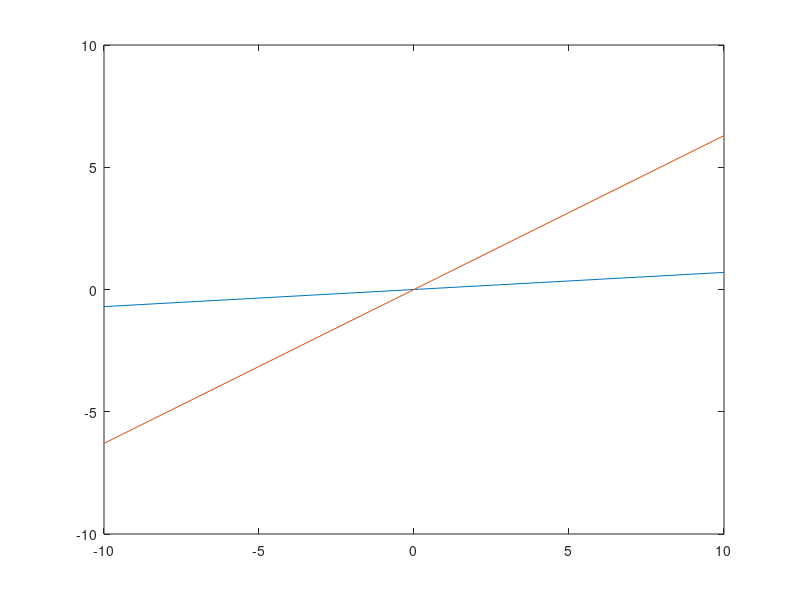

This chart was generated by the following MATLAB code: (Note: this script raises an error after producing the figure.)
G1 = 1/1;
G2 = 1/2;
G3 = 1/10;
G4 = 1/0.1;
Go = 1/1000;

alpha = 100;
L = 0.2;
C = 0.25 + 0.05.*rand(1,1);
Vin = 0;
Cm = [0 -C C 0 0 0 0; 0 0 0 0 0 0 0; 0 0 0 0 L 0 0; 0 0 0 0 -L 0 0; 0 0 0 0 0 0 0; 0 0 0 0 0 0 0; 0 0 0 0 0 0 0];
Gm = [1 -G1 G1 0 0 0 0; 0 1 0 0 0 0 0; 1 0 -G2-G3 0 G3 0 0; 0 0 1 1 1 0 0; 0 0 0 G3 1 0 0; 0 0 0 0 alpha 1 0; 0 0 0 0 0 -G4 G4+Go];

F = [0 Vin 0 0 0 alpha*G3 0]';

Vout = zeros(21, 1);
V3 = zeros(21, 1);
x = linspace(-10, 10, 21);


for i = 1 : 21
    Vin = x(i);
    Cm = [0 -C C 0 0 0 0; 0 0 0 0 0 0 0; 0 0 0 0 L 0 0; 0 0 0 0 -L 0 0; 0 0 0 0 0 0 0; 0 0 0 0 0 0 0; 0 0 0 0 0 0 0];
    Gm = [1 -G1 G1 0 0 0 0; 0 1 0 0 0 0 0; 1 0 -G2-G3 0 G3 0 0; 0 0 1 1 1 0 0; 0 0 0 G3 1 0 0; 0 0 0 0 alpha 1 0; 0 0 0 0 0 -G4 G4+Go];
    F = [0 Vin 0 0 0 alpha*G3 0]'; 
    a = Gm\F;
    Vout(i, 1) = a(5); 
    V3(i, 1) = a(3); 
end

figure(1)
plot(x, Vout)
hold on
plot(x, V3)
w = linspace(1, 100, 100);
capacitances = zeros(100,1);
Vin = 1;
Vout2 = zeros(100,1);
for j = 1: 100
    C = 0.25 + 0.05.*rand(1,1);
    Cm = [0 -C C 0 0 0 0; 0 0 0 0 0 0 0; 0 0 0 0 L 0 0; 0 0 0 0 -L 0 0; 0 0 0 0 0 0 0; 0 0 0 0 0 0 0; 0 0 0 0 0 0 0];
    Gm = [1 -G1 G1 0 0 0 0; 0 1 0 0 0 0 0; 1 0 -G2-G3 0 G3 0 0; 0 0 1 1 1 0 0; 0 0 0 G3 1 0 0; 0 0 0 0 alpha 1 0; 0 0 0 0 0 -G4 G4+Go];
    F = [0 Vin 0 0 0 alpha*G3 0]';
    img = w(i) * 1i;
    a = (Gm + Cm*img)\F;
    Vout2(i, 1) = a(5); 
    capacitances(i) = C;
end

g = 20*log(Vout2./Vin);

figure(2)
histogram(abs(g))

figure(3)
histogram(capacitances)

